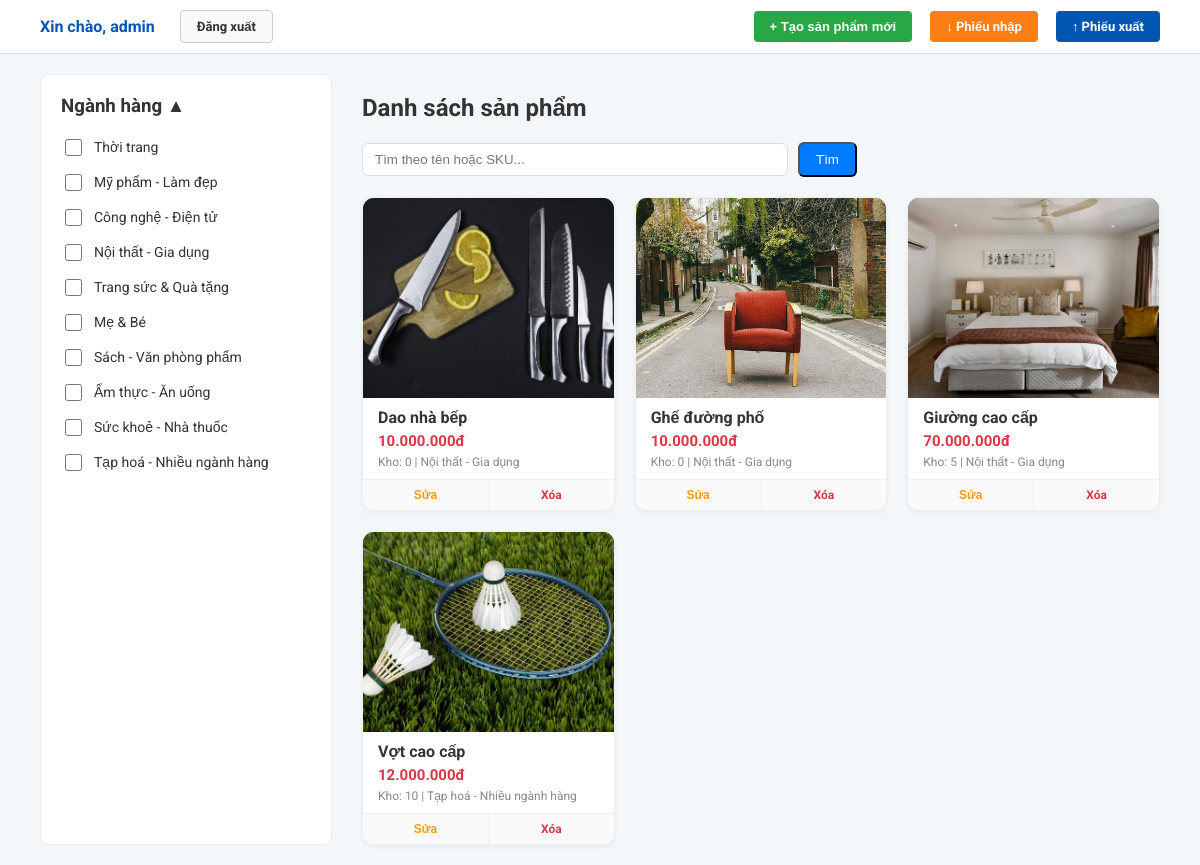
The app's page / (signed in) with its own data.
### CNPM2/models.py (models this page shows, shortened)
class Category(models.Model):
    name = models.CharField(max_length=100, unique=True, verbose_name="Tên Ngành hàng")
    def __str__(self):
        return self.name

class InventoryItem(models.Model):
    name = models.CharField(max_length=200, verbose_name="Tên sản phẩm")
    sku = models.CharField(max_length=50, unique=True, verbose_name="Mã SKU")
    category = models.ForeignKey(Category, on_delete=models.SET_NULL, null=True, blank=True, verbose_name="Ngành hàng")
    price = models.DecimalField(max_digits=12, decimal_places=0, default=0, verbose_name="Giá bán (đ)")
    cost_price = models.DecimalField(max_digits=12, decimal_places=0, default=0, verbose_name="Giá vốn (đ)")
    quantity = models.IntegerField(default=0, verbose_name="Số lượng tồn kho")
    image = models.ImageField(upload_to='products/', null=True, blank=True, verbose_name="Hình ảnh")
    mode = models.CharField(max_length=20, default='PRODUCT') # Phân loại hiển thị

### CNPM2/views.py (the view)
# urls.py: 2. Add a URL to urlpatterns:  path('', views.home, name='home')
@never_cache
def home(request):
    items = InventoryItem.objects.all().order_by('-id')
    all_categories = Category.objects.all()
    selected_categories = request.GET.getlist('category_id')
    if selected_categories:
        items = items.filter(category__id__in=selected_categories)
    keyword = request.GET.get('q')
    if keyword:
        items = items.filter(Q(name__icontains=keyword) | Q(sku__icontains=keyword))
    return render(request, 'CNPM2/home.html', {
        'items': items,
        'all_categories': all_categories,
        'selected_categories': selected_categories,
        'keyword': keyword
    })

### CNPM2/Templates/CNPM2/home.html (shortened to what this page needs)
{% load static %}
<!DOCTYPE html>
<html lang="vi">
  <head>
    <link rel="stylesheet" href="{% static 'CNPM2/css/style.css' %}" />
  </head>
  <body>
    <header>
      <div class="auth-buttons">
        {% if user.is_authenticated %}
        <span class="auth-welcome">Xin chào, {{ user.username }}</span>
        <a href="{% url 'logout' %}" class="btn btn-logout">Đăng xuất</a>
        {% endif %}
      </div>
      <div class="nav-buttons">
        {% if user.is_authenticated %}
        <button class="btn btn-product" onclick="openModal('PRODUCT')">
          + Tạo sản phẩm mới
        </button>
        <a href="{% url 'create_import_receipt' %}" class="btn btn-import"
          >↓ Phiếu nhập</a
        >
        <a href="{% url 'create_export_receipt' %}" class="btn btn-export"
          >↑ Phiếu xuất</a
        >
        {% endif %}
      </div>
    </header>
    <div class="container">
      <aside class="sidebar">
        <h3>Ngành hàng <span>▲</span></h3>
        <form id="filterForm" method="GET" action="{% url 'home' %}">
          <div class="filter-list">
            {% for cat in all_categories %}
            <label class="filter-item">
              <input type="checkbox" name="category_id" value="{{ cat.id }}"
              onchange="document.getElementById('filterForm').submit();" {% if
              cat.id|stringformat:"i" in selected_categories %}checked{% endif
              %} /> {{ cat.name }}
            </label>
            {% empty %}
            <p style="color: #999; font-style: italic">
              Chưa có Ngành hàng nào.
            </p>
            {% endfor %}
          </div>
        </form>
      </aside>
      <main class="main-content">
        <h2>Danh sách sản phẩm</h2>
        <form method="get" action="{% url 'home' %}" class="search-form">
          <input
            type="text"
            name="q"
            class="input-search"
            placeholder="Tìm theo tên hoặc SKU..."
            value="{{ keyword|default:'' }}"
          />
          <button type="submit" class="btn-search">Tìm</button>
        </form>
        <div class="grid">
          {% for item in items %}
          <div class="card" onclick="showProductDetail('{{ item.id }}')">
            <div
              class="card-img"
              style="background: {% if item.mode == 'PRODUCT' %}#28a745{% elif item.mode == 'IMPORT' %}#fd7e14{% else %}#0056b3{% endif %};"
            >
              {% if item.image %}
              <img src="{{ item.image.url }}" alt="{{ item.name }}" />
              {% endif %}
            </div>
            <div class="card-body">
              <h4 style="margin: 0 0 5px 0; font-size: 16px">
                {{ item.name }}
              </h4>
              <p class="product-price">{{ item.price }}</p>
              <p style="font-size: 12px; color: #888; margin: 0">
                Kho: {{ item.quantity }} | {{ item.category }}
              </p>
            </div>
            <div class="card-footer">
              <button
                type="button"
                class="btn-edit-card"
                onclick="event.stopPropagation(); openEditModal('{{ item.id }}', '{{ item.name }}', '{{ item.sku }}', '{{ item.category.id|default:'' }}', '{{ item.price }}', '{{ item.quantity }}', '{{ item.mode }}')"
              >
                Sửa
              </button>
              <a
                href="{% url 'delete_item' item.id %}"
                class="btn-delete-card"
                onclick="event.stopPropagation(); return confirm('Xóa mục này?')"
                >Xóa</a
              >
            </div>
          </div>
          {% endfor %}
        </div>
      </main>
    </div>
  </body>
</html>

### CNPM2/static/CNPM2/css/style.css (style rules this page uses)
:root { --primary: #0056b3; --primary-hover: #004494; --success: #28a745; --success-hover: #218838; --warning: #fd7e14; --danger: #dc3545; --bg-light: #f4f7f9; --border-color: #ddd; --text-main: #333; --white: #ffffff; }
body { font-family: "Roboto", sans-serif; margin: 0; background-color: var(--bg-light); color: var(--text-main); }
header { display: flex; justify-content: space-between; align-items: center; padding: 10px 40px; background: var(--white); border-bottom: 1px solid var(--border-color); }
.auth-buttons, .nav-buttons { display: flex; gap: 10px; align-items: center; }
.auth-welcome { font-weight: bold; color: var(--primary); margin-right: 15px; }
.btn { padding: 8px 16px; border: none; border-radius: 4px; font-weight: bold; cursor: pointer; font-size: 13px; text-decoration: none; display: inline-block; transition: background-color 0.2s, transform 0.1s; }
.btn-logout { border: 1px solid #ccc !important; background: #f8f9fa; color: var(--text-main); }
.btn-product { background-color: var(--success); color: white; }
.btn-import { background-color: var(--warning); color: white; margin-left: 8px; }
.btn-export { background-color: var(--primary); color: white; margin-left: 8px; }
.btn-search { padding: 8px 16px; background-color: #007bff; color: white; border-radius: 6px; }
.container { display: flex; padding: 20px 40px; gap: 30px; }
.sidebar { width: 250px; background: var(--white); padding: 20px; border-radius: 8px; border: 1px solid #eee; }
.sidebar h3 { margin-top: 0; }
.filter-list { display: flex; flex-direction: column; gap: 12px; }
.filter-item { display: flex; align-items: center; font-size: 14px; cursor: pointer; }
.filter-item input { margin-right: 12px; width: 17px; height: 17px; }
.main-content { flex: 1; }
.search-form { margin-bottom: 20px; display: flex; gap: 10px; align-items: center; }
.input-search { padding: 8px 12px; flex-grow: 1; max-width: 400px; border: 1px solid var(--border-color); border-radius: 6px; outline: none; }
.grid { display: grid; grid-template-columns: repeat(auto-fill, minmax(250px, 1fr)); gap: 20px; }
.card { background: var(--white); border: 1px solid #eee; border-radius: 12px; overflow: hidden; display: flex; flex-direction: column; transition: transform 0.3s ease, box-shadow 0.3s ease; cursor: pointer; box-shadow: 0 2px 5px rgba(0, 0, 0, 0.05); }
.card-img { height: 200px; display: flex; align-items: center; justify-content: center; font-size: 50px; color: white; overflow: hidden; position: relative; }
.card-img img { width: 100%; height: 100%; object-fit: cover; }
.card-body { padding: 10px 15px; }
.product-price { color: var(--danger); font-weight: bold; margin: 0 0 5px 0; font-size: 15px; }
.card-footer { display: flex; border-top: 1px solid #f0f0f0; background: #fafafa; margin-top: auto; }
.btn-edit-card { flex: 1; padding: 8px; color: #f39c12; font-weight: bold; border-right: 1px solid #f0f0f0; font-size: 12px; background: none; border-top: none; border-bottom: none; border-left: none; }
.btn-delete-card { flex: 1; padding: 8px; text-decoration: none; text-align: center; color: var(--danger); font-weight: bold; font-size: 12px; }

### records on screen
Category: name "Thời trang"
Category: name "Mỹ phẩm - Làm đẹp"
Category: name "Công nghệ - Điện tử"
Category: name "Nội thất - Gia dụng"
Category: name "Trang sức & Quà tặng"
Category: name "Mẹ & Bé"
Category: name "Sách - Văn phòng phẩm"
Category: name "Ẩm thực - Ăn uống"
Category: name "Sức khoẻ - Nhà thuốc"
Category: name "Tạp hoá - Nhiều ngành hàng"
InventoryItem: image (picture), name "Dao nhà bếp", quantity "0", category "Nội thất - Gia dụng"
InventoryItem: image (picture), name "Ghế đường phố", quantity "0", category "Nội thất - Gia dụng"
InventoryItem: image (picture), name "Giường cao cấp", quantity "5", category "Nội thất - Gia dụng"
InventoryItem: image (picture), name "Vợt cao cấp", quantity "10", category "Tạp hoá - Nhiều ngành hàng"

### other values on screen
{{ user.username }} "admin"
